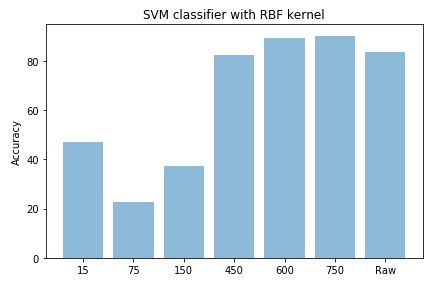

This chart was generated by the following Python code:
#Import modules
import numpy as np
from numpy import linalg as LA

import matplotlib.pyplot as plt

from sklearn.metrics import mean_squared_error
from sklearn.svm import SVC

import keras
from keras import regularizers
import keras.optimizers
import keras.initializers

from keras.models import Sequential
from keras.models import Model
from keras.layers.core import Layer, Dense, Dropout, Activation, Flatten, Reshape
from keras.layers import Dense, Dropout
from keras.layers import Input, add

from keras.datasets import mnist


"""
Load the data
NOTrS:training samples
NOTeS:test samples
TRC:training class
TRL:training labels
TEC:test class
TEL:test labels
"""

NOTrS=10000
NOTeS=1000
(TRC,TRL),(TEC,TEL)=mnist.load_data()

TRC=TRC.reshape(len(TRC),28*28)
TRC=TRC[0:NOTrS]
TRL=TRL[0:NOTrS]
TRC=TRC/255
predtest=keras.utils.to_categorical(TEL,10)

TEC=TEC.reshape(len(TEC),28*28)
TEC=TEC[0:NOTeS]
TEL=TEL[0:NOTeS]
TEC=TEC/255
predtrain=keras.utils.to_categorical(TRL,10)


#Initialise parameters
NOE=20
B=128
temp=[10,50,100,300,400,500]
encoders=[]


#Allpy NN
for i in range(6):
    x=Input(shape=(784,))
    H1=Dense(temp[i],activation='relu')(x)
    h=Dense(temp[i]//2,activation='relu')(H1)
    H2=Dense(temp[i],activation='relu')(h)
    r=Dense(784,activation='sigmoid')(H2)
    autoencoder=Model(inputs=x,outputs=r)
    autoencoder.compile(optimizer=keras.optimizers.Adam(),loss='mse')
    history=autoencoder.fit(TRC,TRC, batch_size=B, epochs=NOE, verbose=0, validation_data=(TEC,TEC))
    encoders.append(Model(autoencoder.input,autoencoder.layers[-3].output))


#Raw model
c=.1
MR=SVC(C=c,kernel='rbf')
MR.fit(TRC,TRL)
raw_pred=MR.predict(TEC)


#Find accuracy from raw model
ACCR=0
for i in range(len(TEL)):
    if(raw_pred[i]==TEL[i]):
        ACCR=ACCR+1


#Find accuracy from auto E
ACC=[]
model_encode=SVC(C=c,kernel='rbf')

for i in range(6):
    E=encoders[i]
    entr=E.predict(TRC)
    ente=E.predict(TEC)
    model_encode.fit(entr,TRL)
    out=model_encode.predict(ente)
    
    ACCEN=0
    for i in range(len(TEL)):
        if(out[i]==TEL[i]):
            ACCEN=ACCEN+1
    ACC.append(ACCEN/10)


#plotting

#calculate X and Y
Y=[temp[i]+temp[i]//2 for i in range(len(temp))]
Y.append("Raw")
X=np.arange(7)
ACC.append(ACCR/10)

plt.bar(X,ACC, align='center', alpha=0.5)
plt.ylabel('Accuracy')
plt.xticks(X, Y)
plt.title('SVM classifier with RBF kernel')
plt.tight_layout()
plt.show()
